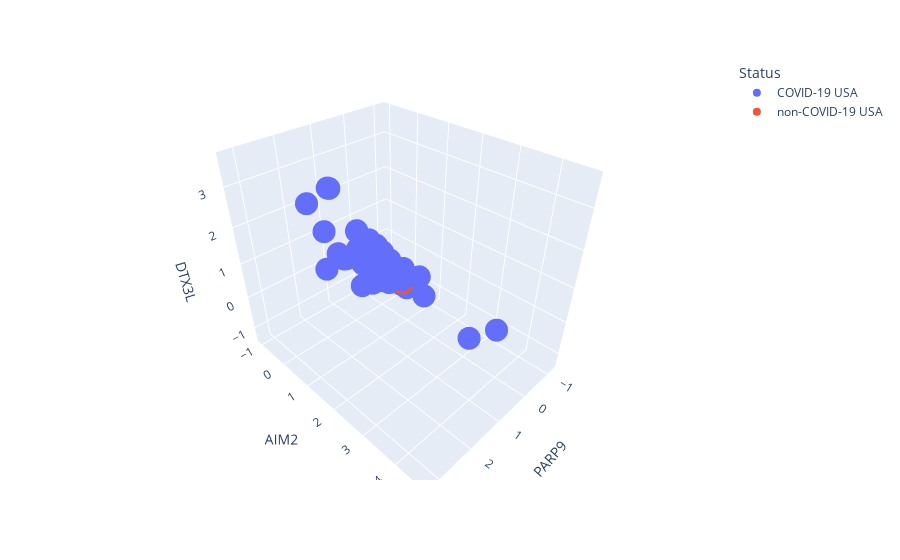

Notebook cell for this chart:
### Code cell
scaled_expression_data["Status"] = expression_data["TYPE"]
px.scatter_3d(scaled_expression_data, x="PARP9", z="DTX3L", y="AIM2", color="Status")
